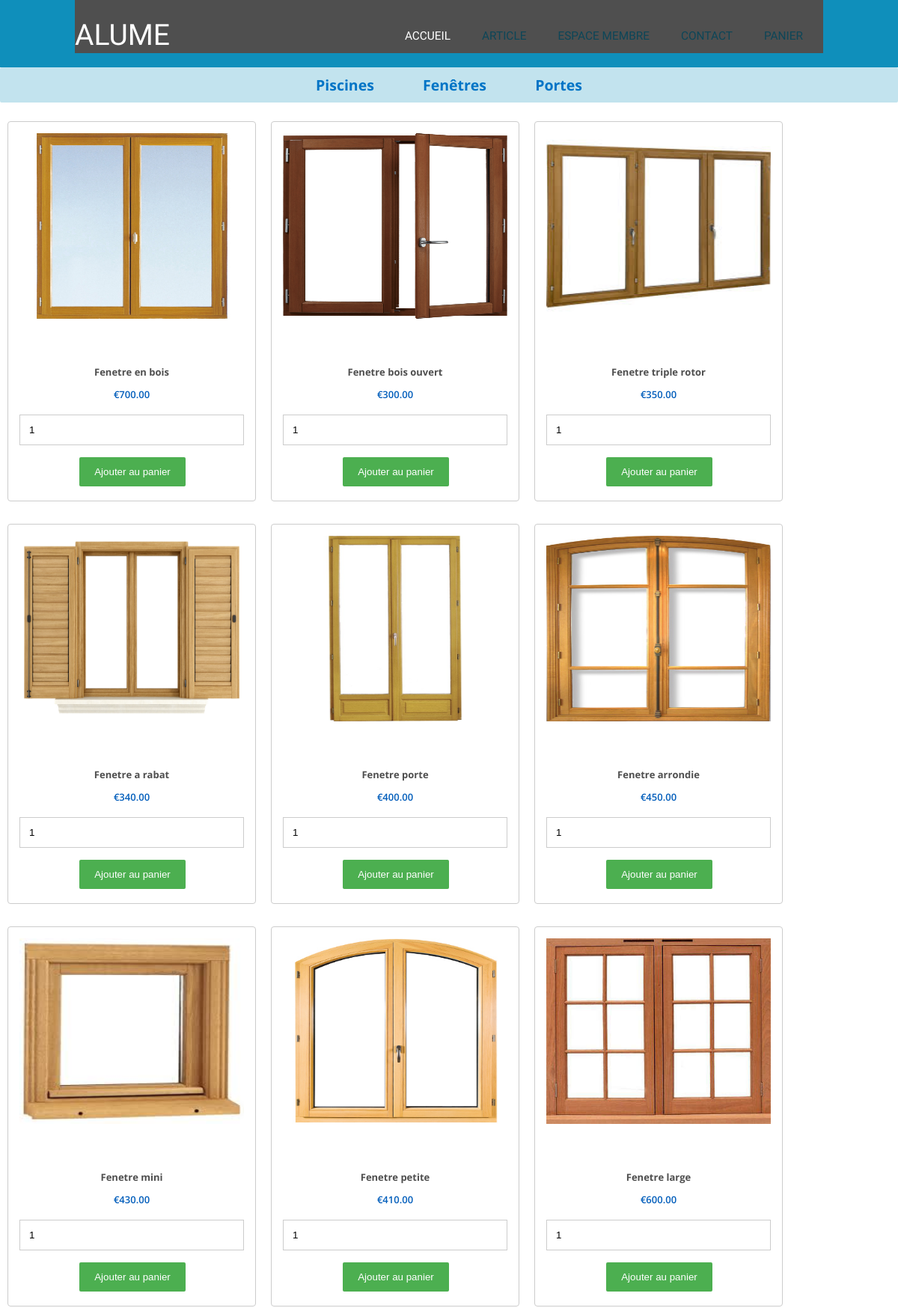
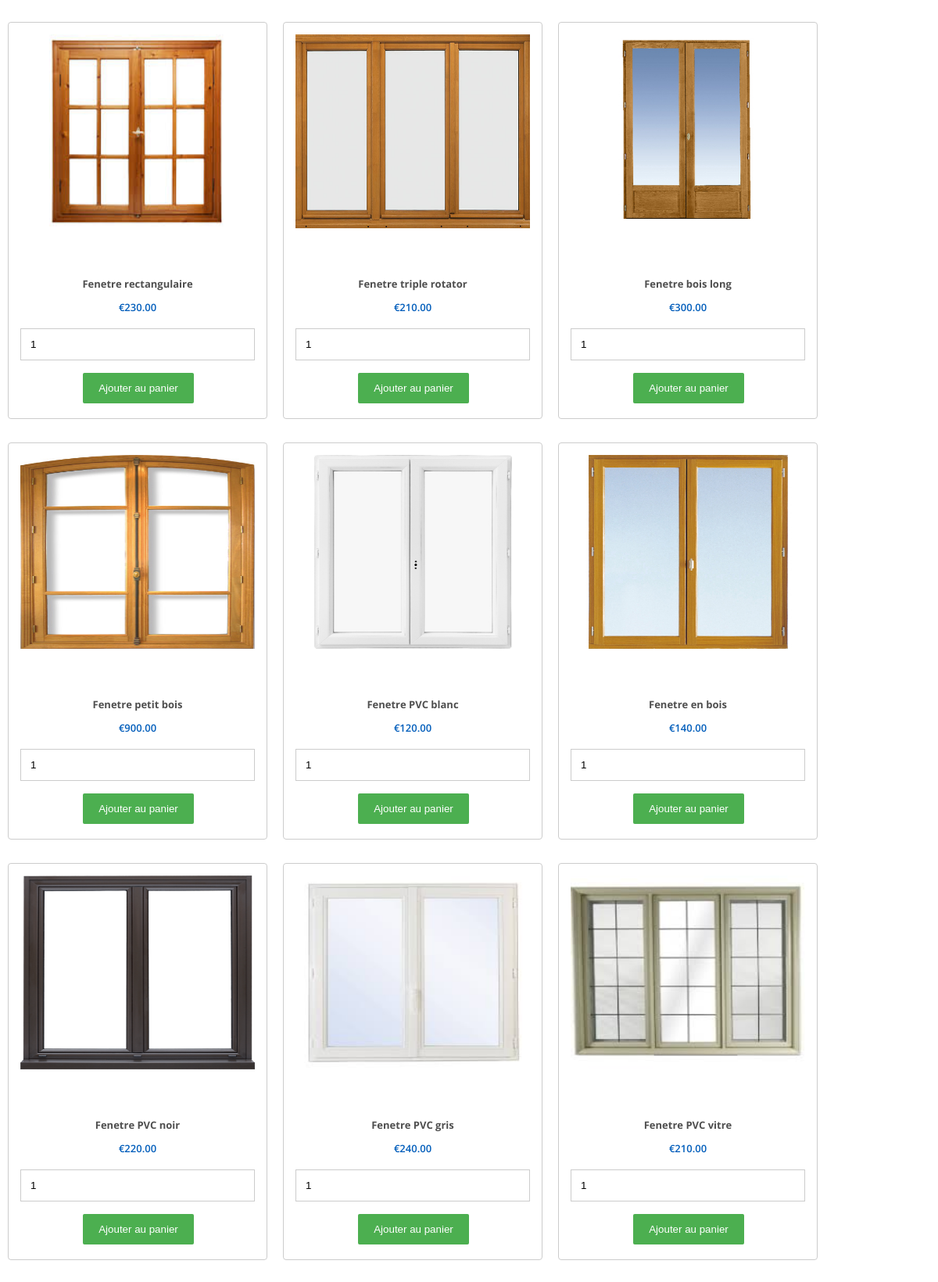
/ALLUMEDERNIER/article.php (upper part), run on the app's committed database (2 pictures, top to bottom).
### tables this page shows
CREATE TABLE IF NOT EXISTS `article` (
  `code_art` varchar(255) NOT NULL,
  `nom_art` varchar(255) NOT NULL,
  `img_art` text,
  `prix_art` varchar(20) NOT NULL,
  `qte` varchar(3) DEFAULT NULL,
  `id_depot` int(6) DEFAULT NULL,
  PRIMARY KEY (`code_art`),
  KEY `FK_Article_id_depot` (`id_depot`)
);

### ALLUMEDERNIER/panier/dbcontroller.php (called while the page is built, shortened)
<?php
class DBController {
	private $host = "localhost";
	private $user = "root";
	private $password = "";
	private $database = "alume";
	private $conn = null;
	function __construct() {
		$this->conn = $this->connectDB();
	}
	function connectDB() {
		$conn = mysqli_connect($this->host,$this->user,$this->password,$this->database);
		return $conn;
	}
	function runQuery($query) {
		$result = mysqli_query($this->conn,$query);
		while($row=mysqli_fetch_assoc($result)) {
			$resultset[] = $row;
		}
		if(!empty($resultset))
		{	return $resultset;}
	}
}
?>

### ALLUMEDERNIER/produit_pisc.php (the view)
<?php
	$db_handle = new DBController();
?>
<div id="product-grid">
	<div class="txt-heading">
	<a href=?piscines=piscines style='text-decoration: none; padding: 30px;'> Piscines </a>
	<a href=?fenetres=fenetres style='text-decoration: none; padding: 30px;'> Fenêtres </a>
	<a href=?portes=portes style='text-decoration: none; padding: 30px;'> Portes </a>
	</div>
	<?php
	if (isset($_GET['piscines']))
	{
		$chaine = " where code_art like 'pisc_%' " ;
	}
	elseif (isset($_GET['fenetres']))
	{
		$chaine = " where code_art like 'fen_%' " ;
	}
	elseif (isset($_GET['portes']))
	{
		$chaine = " where code_art like 'port_%' " ;
	}
	else
	{
		$chaine ="";
	}
	$req = "SELECT * FROM article ". $chaine ." ORDER BY code_art ASC";
	$product_array = $db_handle->runQuery($req);
	if (!empty($product_array)) {
		foreach($product_array as $key=>$value){
	?>
		<div class="product-item">
			<form method="post" action="panier/index.php?action=add&code_art=<?php echo $product_array[$key]["code_art"]; ?>">
			<div class="product-image">
				<img src="<?php echo $product_array[$key]["img_art"]; ?>">
			</div>
			<div>
				<strong><?php echo $product_array[$key]["nom_art"]; ?></strong>
			</div>
			<div class="product-price">
				<?php echo "€".$product_array[$key]["prix_art"]; ?>
			</div>
			<div>
				<input type="text" name="quantité" value="1" size="2" />
				<input type="submit" value="Ajouter au panier" class="btnAddAction" />
			</div>
			</form>
		</div>
	<?php
			}
	}else{
	?>
		<div class="product-grid">aucun article</div>
	<?php
	}
	?>
</div>

### ALLUMEDERNIER/default.css (style rules this page uses)
html, body { height: 100%; }
body { margin: 0px; padding: 0px; background: white; font-family: 'Open Sans', sans-serif; font-size: 13px; color: #4F4F4F; }
a { color: #0074C6; }
* { box-sizing: border-box; padding-bottom: 2px; }
input[type=text], select, textarea { width: 100%; padding: 12px; border: 1px solid #ccc; margin-top: 6px; margin-bottom: 16px; resize: vertical; }
input[type=submit] { background-color: #4CAF50; color: white; padding: 12px 20px; border: none; cursor: pointer; }

### ALLUMEDERNIER/article.css (style rules this page uses)
#product-grid { margin-bottom:40px; }
.product-item { float:left; background: #ffffff;margin:15px 10px; padding:5px;border:#CCC 1px solid;border-radius:4px; }
.product-item div { text-align:center; margin:10px; }
.product-price { color: #005dbb; font-weight: 600; }
.product-image { height:80px;background-color:#FFF; }

### ALLUMEDERNIER/menu_article.css (style rules this page uses)
html, body { height: 100%; }
body { margin: 0px; padding: 0px; background: white; font-family: 'Open Sans', sans-serif; font-size: 13px; color: #4F4F4F; }
a { color: #0074C6; }
.txt-heading { padding: 10px 10px; border-radius: 2px; color: #000; background: #0f8fbb40; margin-bottom:10px; text-align: center; font-weight: bold; font-size: 150%; }
.btnAddAction { background-color: #eb9e4f; border: 0; padding: 3px 10px; color: #ffffff; margin-left: 2px; border-radius: 2px; }
#product-grid { margin-bottom:30px; }
.product-item { float:left; background: #ffffff;margin:15px 10px; padding:5px;border:#CCC 1px solid;border-radius:4px; }
.product-item div { text-align:center; margin:10px; }
.product-price { color: #005dbb; font-weight: 600; }
.product-image { height:300px;background-color:#FFF; }
img { width: 300px; height: 250px; }

### data on the page
article: img_art (picture), nom_art "Fenetre en bois", prix_art "700.00"
article: img_art (picture), nom_art "Fenetre bois ouvert", prix_art "300.00"
article: img_art (picture), nom_art "Fenetre triple rotor", prix_art "350.00"
article: img_art (picture), nom_art "Fenetre a rabat", prix_art "340.00"
article: img_art (picture), nom_art "Fenetre porte", prix_art "400.00"
article: img_art (picture), nom_art "Fenetre arrondie", prix_art "450.00"
article: img_art (picture), nom_art "Fenetre mini", prix_art "430.00"
article: img_art (picture), nom_art "Fenetre petite", prix_art "410.00"
article: img_art (picture), nom_art "Fenetre large", prix_art "600.00"
article: img_art (picture), nom_art "Fenetre rectangulaire", prix_art "230.00"
article: img_art (picture), nom_art "Fenetre triple rotator", prix_art "210.00"
article: img_art (picture), nom_art "Fenetre bois long", prix_art "300.00"
article: img_art (picture), nom_art "Fenetre petit bois", prix_art "900.00"
article: img_art (picture), nom_art "Fenetre PVC blanc", prix_art "120.00"
article: img_art (picture), nom_art "Fenetre en bois", prix_art "140.00"
article: img_art (picture), nom_art "Fenetre PVC noir", prix_art "220.00"
article: img_art (picture), nom_art "Fenetre PVC gris", prix_art "240.00"
article: img_art (picture), nom_art "Fenetre PVC vitre", prix_art "210.00"
